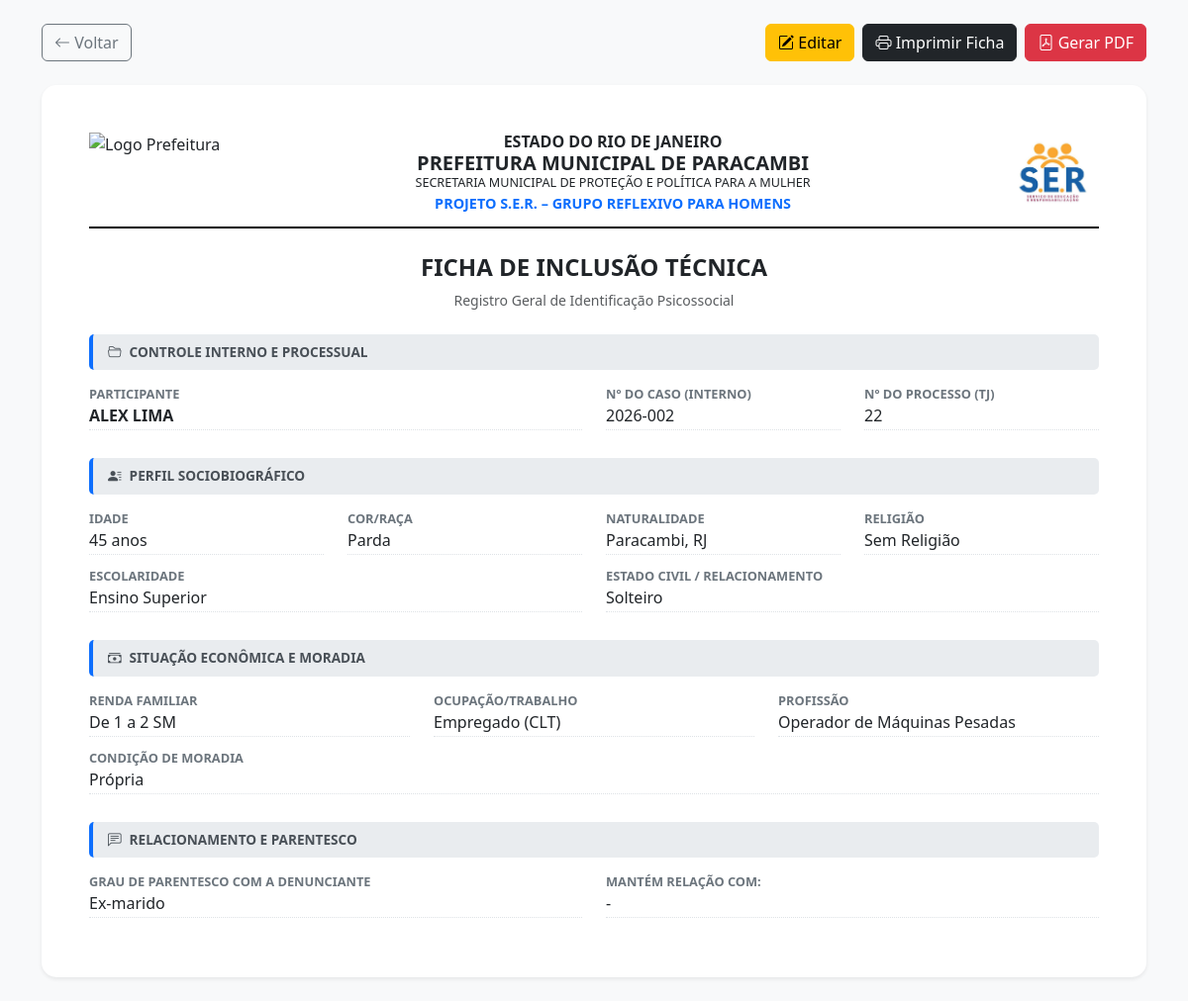
The page /public/ficha_inclusao_ver.php?participante_id=170 (signed in) on the database its author committed.
### tables this page shows
CREATE TABLE `participantes` (
  `id` int(11) NOT NULL,
  `nome` varchar(120) NOT NULL,
  `numero_processo` varchar(50) DEFAULT NULL,
  `cpf` varchar(11) DEFAULT NULL,
  `data_nascimento` date DEFAULT NULL,
  `telefone` varchar(20) DEFAULT NULL,
  `email` varchar(120) DEFAULT NULL,
  `endereco` varchar(150) DEFAULT NULL,
  `bairro` varchar(100) DEFAULT NULL,
  `turma_id` int(11) DEFAULT NULL,
  `observacoes` text DEFAULT NULL,
  `criado_em` timestamp NOT NULL DEFAULT current_timestamp(),
  `caso_id` int(11) DEFAULT NULL,
  `status` enum('ativo','inativo') DEFAULT 'ativo',
  `total_passagens` int(11) DEFAULT 0
);

CREATE TABLE `ficha_inclusao` (
  `id` int(11) NOT NULL,
  `cor` varchar(50) DEFAULT NULL,
  `situacao_civil` varchar(50) DEFAULT NULL,
  `religiao` varchar(100) DEFAULT NULL,
  `escolaridade` varchar(100) DEFAULT NULL,
  `renda_familiar` varchar(100) DEFAULT NULL,
  `profissao` varchar(150) DEFAULT NULL,
  `ocupacao_companheira` varchar(150) DEFAULT NULL,
  `profissao_companheira` varchar(150) DEFAULT NULL,
  `condicao_moradia` varchar(100) DEFAULT NULL,
  `numero_filhos` int(11) DEFAULT NULL,
  `numero_pessoas_casa` int(11) DEFAULT NULL,
  `problemas_saude` text DEFAULT NULL,
  `uso_medicacao` text DEFAULT NULL,
  `uso_alcool` varchar(100) DEFAULT NULL,
  `frequencia_bebida` varchar(100) DEFAULT NULL,
  `drogas_utilizadas` text DEFAULT NULL,
  `violencia_praticada` text DEFAULT NULL,
  `violencia_sofrida` text DEFAULT NULL,
  `historico_familiar` text DEFAULT NULL,
  `situacao_juridica` text DEFAULT NULL,
  `expectativa_grupo` text DEFAULT NULL,
  `criado_em` datetime DEFAULT current_timestamp(),
  `participante_id` int(11) NOT NULL,
  `numero_caso` varchar(50) DEFAULT NULL,
  `numero_processo` varchar(50) DEFAULT NULL,
  `parentesco` varchar(100) DEFAULT NULL,
  `idade` int(11) DEFAULT NULL,
  `naturalidade` varchar(100) DEFAULT NULL,
  `relacionamento_atual` varchar(50) DEFAULT NULL,
  `relacionamento_detalhe` varchar(100) DEFAULT NULL,
  `trabalho` varchar(100) DEFAULT NULL,
  `religiao_outro` varchar(150) DEFAULT NULL,
  `escolaridade_outro` varchar(150) DEFAULT NULL,
  `renda_outro` varchar(150) DEFAULT NULL,
  `trabalho_outro` varchar(150) DEFAULT NULL,
  `moradia_outro` varchar(150) DEFAULT NULL,
  `relacionamento_outro` varchar(150) DEFAULT NULL,
  `nome` varchar(100) DEFAULT NULL
);

### public/ficha_inclusao_ver.php (the view, shortened to what this page needs)
<?php
require_once __DIR__ . '/../config/conexao.php';
$participante_id = $_GET['participante_id'] ?? null;
$stmt = $pdo->prepare("SELECT nome, numero_processo FROM participantes WHERE id = ?");
$stmt->execute([$participante_id]);
$p = $stmt->fetch();
$stmt = $pdo->prepare("SELECT * FROM ficha_inclusao WHERE participante_id = ?");
$stmt->execute([$participante_id]);
$f = $stmt->fetch();
function exibir($f, $principal, $outro = null) {
    $valor = !empty($f[$principal]) ? htmlspecialchars($f[$principal]) : '-';
    return $valor;
}
?>
<!DOCTYPE html>
<html lang="pt-br">
<head>
    <link href="https://cdn.jsdelivr.net/npm/bootstrap@5.3.0/dist/css/bootstrap.min.css" rel="stylesheet">
    <link rel="stylesheet" href="https://cdn.jsdelivr.net/npm/bootstrap-icons@1.11.3/font/bootstrap-icons.min.css">
</head>
<body>
<div class="container py-4">
    <div class="mb-4 no-print d-flex justify-content-between">
        <a href="participantes_detalhes.php?id=<?= $participante_id ?>" class="btn btn-outline-secondary">
            <i class="bi bi-arrow-left"></i> Voltar
        </a>
        <div class="d-flex gap-2">
            <a href="ficha_inclusao_editar.php?participante_id=<?= $participante_id ?>" class="btn btn-warning">
                <i class="bi bi-pencil-square"></i> Editar
            </a>
            <button onclick="window.print()" class="btn btn-dark">
                <i class="bi bi-printer"></i> Imprimir Ficha
            </button>
            <a href="ficha_inclusao_pdf.php?participante_id=<?= $participante_id ?>" class="btn btn-danger">
                <i class="bi bi-file-pdf"></i> Gerar PDF
            </a>
        </div>
    </div>
    <div class="card shadow-sm">
        <div class="card-body p-5">
            <div class="header-doc">
                <img src="../assets/LogoPrefeitura.png" height="80" alt="Logo Prefeitura">
                <div class="header-text">
                    <div class="fw-bold fs-6">ESTADO DO RIO DE JANEIRO</div>
                    <div class="fw-bold fs-5">PREFEITURA MUNICIPAL DE PARACAMBI</div>
                    <div class="small">SECRETARIA MUNICIPAL DE PROTEÇÃO E POLÍTICA PARA A MULHER</div>
                    <div class="fw-bold text-primary mt-1">PROJETO S.E.R. – GRUPO REFLEXIVO PARA HOMENS</div>
                </div>
                <img src="../assets/ProjetoSER.jpg" height="80" alt="Logo Projeto SER" style="border-radius: 5px;">
            </div>
            <div class="text-center mb-4">
                <h4 class="fw-bold">FICHA DE INCLUSÃO TÉCNICA</h4>
                <p class="text-muted small">Registro Geral de Identificação Psicossocial</p>
            </div>
            <div class="section-title"><i class="bi bi-folder2-open me-2"></i>Controle Interno e Processual</div>
            <div class="row">
                <div class="col-md-6">
                    <p class="data-label">Participante</p>
                    <div class="data-value fw-bold text-uppercase"><?= htmlspecialchars($p['nome']) ?></div>
                </div>
                <div class="col-md-3">
                    <p class="data-label">Nº do Caso (Interno)</p>
                    <div class="data-value"><?= exibir($f, 'numero_caso') ?></div>
                </div>
                <div class="col-md-3">
                    <p class="data-label">Nº do Processo (TJ)</p>
                    <div class="data-value"><?= htmlspecialchars($p['numero_processo']) ?></div>
                </div>
            </div>
            <div class="section-title mt-3"><i class="bi bi-person-lines-fill me-2"></i>Perfil Sociobiográfico</div>
            <div class="row">
                <div class="col-md-3">
                    <p class="data-label">Idade</p>
                    <div class="data-value"><?= exibir($f, 'idade') ?> anos</div>
                </div>
                <div class="col-md-3">
                    <p class="data-label">Cor/Raça</p>
                    <div class="data-value"><?= exibir($f, 'cor') ?></div>
                </div>
                <div class="col-md-3">
                    <p class="data-label">Naturalidade</p>
                    <div class="data-value"><?= exibir($f, 'naturalidade') ?></div>
                </div>
                <div class="col-md-3">
                    <p class="data-label">Religião</p>
                    <div class="data-value"><?= exibir($f, 'religiao', 'religiao_outro') ?></div>
                </div>
                <div class="col-md-6">
                    <p class="data-label">Escolaridade</p>
                    <div class="data-value"><?= exibir($f, 'escolaridade', 'escolaridade_outro') ?></div>
                </div>
                <div class="col-md-6">
                    <p class="data-label">Estado Civil / Relacionamento</p>
                    <div class="data-value"><?= exibir($f, 'relacionamento_atual', 'relacionamento_outro') ?></div>
                </div>
            </div>
            <div class="section-title mt-3"><i class="bi bi-cash-stack me-2"></i>Situação Econômica e Moradia</div>
            <div class="row">
                <div class="col-md-4">
                    <p class="data-label">Renda Familiar</p>
                    <div class="data-value"><?= exibir($f, 'renda_familiar', 'renda_outro') ?></div>
                </div>
                <div class="col-md-4">
                    <p class="data-label">Ocupação/Trabalho</p>
                    <div class="data-value"><?= exibir($f, 'trabalho', 'trabalho_outro') ?></div>
                </div>
                <div class="col-md-4">
                    <p class="data-label">Profissão</p>
                    <div class="data-value"><?= exibir($f, 'profissao') ?></div>
                </div>
                <div class="col-md-12">
                    <p class="data-label">Condição de Moradia</p>
                    <div class="data-value"><?= exibir($f, 'condicao_moradia', 'moradia_outro') ?></div>
                </div>
            </div>
            <div class="section-title mt-3"><i class="bi bi-chat-left-text me-2"></i>Relacionamento e Parentesco</div>
            <div class="row">
                <div class="col-md-6">
                    <p class="data-label">Grau de Parentesco com a Denunciante</p>
                    <div class="data-value"><?= exibir($f, 'parentesco') ?></div>
                </div>
                <div class="col-md-6">
                    <p class="data-label">Mantém relação com:</p>
                    <div class="data-value"><?= exibir($f, 'relacao_com', 'relacao_com_outro') ?></div>
                </div>
            </div>
        </div>
    </div>
</div>
</body>
</html>

### public/ficha_inclusao_ver.php (style rules this page uses)
body { background: #f8f9fa; color: #333; }
.card { border-radius: 15px; border: none; }
.header-doc { display: flex; align-items: center; border-bottom: 2px solid #000; padding-bottom: 15px; margin-bottom: 25px; }
.header-text { text-align: center; flex: 1; font-size: 0.9rem; line-height: 1.2; }
.section-title { background: #e9ecef; font-weight: bold; padding: 8px 15px; border-radius: 5px; margin-bottom: 15px; text-transform: uppercase; font-size: 0.85rem; color: #495057; border-left: 4px solid var(--bs-primary); }
.data-label { font-weight: 700; color: #6c757d; font-size: 0.8rem; text-transform: uppercase; margin-bottom: 0; }
.data-value { font-size: 1rem; margin-bottom: 12px; border-bottom: 1px dotted #dee2e6; padding-bottom: 2px; }

### rows shown on the page
participantes: nome "ALEX LIMA", numero_processo "22"
ficha_inclusao: numero_caso "2026-002", idade "45", cor "Parda", naturalidade "Paracambi, RJ", religiao "Sem Religião", escolaridade "Ensino Superior", relacionamento_atual "Solteiro", renda_familiar "De 1 a 2 SM", trabalho "Empregado (CLT)", profissao "Operador de Máquinas Pesadas", condicao_moradia "Própria", parentesco "Ex-marido"

### other values the page prints
exibir($f, 'relacao_com', 'relacao_com_outro') "-"
